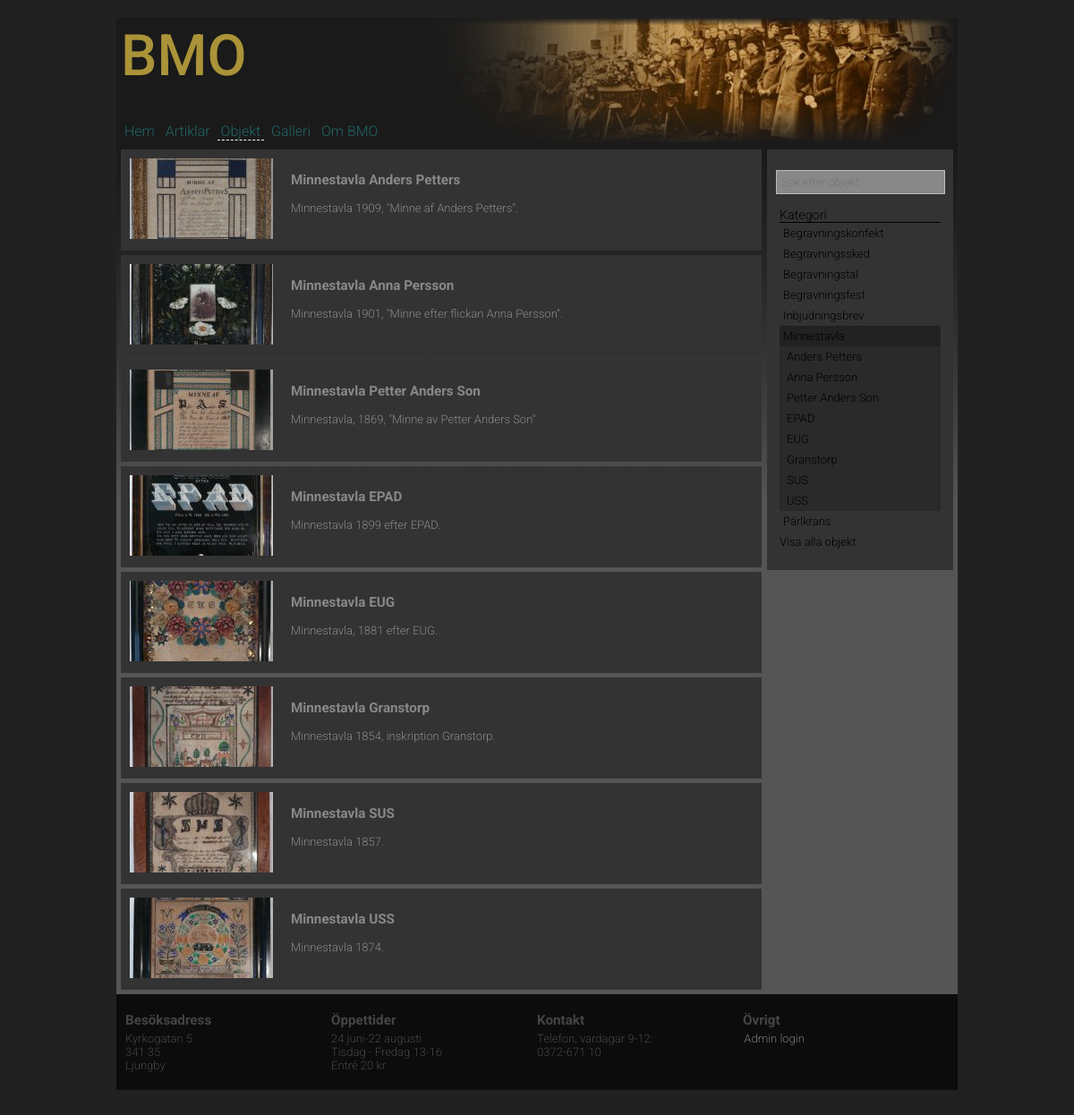
The page /objekt.php?category=Minnestavla on the database its author committed.
### tables this page shows
CREATE TABLE "Object" ("id" INTEGER PRIMARY KEY  NOT NULL ,"title" TEXT,"category" TEXT,"text" TEXT,"image" TEXT,"owner" TEXT);

### objekt.php (the view, shortened to what this page needs)
<?php
include("incl/config.php");
$asideLinkLenght=25;
include("incl/header.php");
if(isset($_GET["category"]))
{
	$category = strip_tags($_GET["category"]);
}
?>
<div id="content">
	<aside class="right">
		<nav class="sidebar">
		    <p>
		        <form>
		        	<input id="input" class="searchbox" type="text" placeholder="Sök efter objekt" name="search">
		        </form>
		    </p>
			<ul>
				<li class="header">Kategori</li>
				<?php
				$query = 'SELECT DISTINCT category FROM Object;';
				$res = getData($query);
				foreach($res as $item)
				{
					if ((isset($_GET["category"])) && ($item['category'] == $category)){
						echo '<li class="selectedItem">';
						$title=adjustStrLength($item['category'], $asideLinkLenght);
						echo '<a title="'.$item['category'].'" href="?category='.$item['category'].'">'.$title.'</a></li>';
						$query = 'SELECT * FROM Object WHERE category = "'.$item['category'].'";';
						$res2 = getData($query);
						foreach($res2 as $object)
						{
							if ((isset($_GET["p"])) && ($object['id'] == $p)){
								echo '<li class="selectedSubItem">';
							}else{
								echo '<li class="subItem">';
							}
							$title=removeSubstringFromString($object['category'], $object['title']);
							$title=adjustStrLength($title, $asideLinkLenght);
							echo '<a title="'.$object['title'].'" href="?category='.$object['category'].'&p='.$object['id'].'">'.$title.'</a></li>';
						}
					} else {
						echo '<li>';
						$title=adjustStrLength($item['category'], $asideLinkLenght);
						echo '<a title="'.$item['category'].'" href="?category='.$item['category'].'">'.$title.'</a></li>';
					}
				}?>
			</ul>
			<a href="?p=all">Visa alla objekt</a>
		</nav>
	</aside>
	<?php
		if(isset($p))
		{
			getObject($p);
		}
		elseif(isset($searchTerm))
		{
			generateSearchResult("Object", $searchTerm);
		}
		else
		{
			if(isset($category)){
				putObjects($category, "intro");
			}
		}
	?>
</div>
<?php include("incl/footer.php"); ?>

### src/functions.php (shortened to what this page needs)
<?php
function getData($query){
	$dbPath = dirname(__FILE__) . "/../incl/data/bmo.sqlite";
	$db = new PDO("sqlite:$dbPath");
	$db->setAttribute(PDO::ATTR_ERRMODE, PDO::ERRMODE_WARNING);
	$stmt = $db->prepare($query);
	$stmt->execute();
	$res = $stmt->fetchAll(PDO::FETCH_ASSOC);
	return $res;
}
function adjustStrLength($string, $len){
	return $string;
}
function removeSubstringFromString($subString, $fullString){
	if($subString!=$fullString){
		$modifiedString=str_replace($subString, "", $fullString);
		$modifiedString=ucfirst(trim(preg_replace("/[^a-öA-Ö0-9 ]/", "", $modifiedString)));
		return $modifiedString;
	} else {
		return $fullString;
	}
}
function putObjects($scope, $size){
	$res = getObjects($scope);
	if($size=="intro"){
		foreach($res as $object){
			echo '<article class="objectList left">';
			echo '<div class="object">';
			echo '<a href="?p='.$object['id'].'&category='.$object['category'].'"><img src="'.imageSize($object['image'], "cropped").'" alt="Bild av '.$object['title'].'"></a></div>';
			echo '<div><h3 class="objectlist">'.$object['title'].'</h3>';
			echo $object['text'];
			echo '</div></article>';
		}
	}
}
function getObjects($scope){
	if ($scope == "all"){
		$query = 'SELECT * FROM Object;';
	}else{
		$query = 'SELECT * FROM Object WHERE category="'.$scope.'";';
	}
	$res = getData($query);
	return $res;
}
function imageSize($picture, $size){
	$filename=basename($picture);
	switch ($size) {
		case 'cropped':
			$path="img/bmo/crop/";
			break;
	}
	return($path.$filename);
}

### style/stylesheet.css (style rules this page uses)
header,footer,nav,article,section,aside,figure,figcaption,output { display:block; }
a { color: #000000; text-decoration: none; font-family: 'Roboto', sans-serif; font-weight: 300; }
.right { float:right; }
.left { float:left; }

### style/debug.css (style rules this page uses)
body { background: beige; }
article { background: yellow; }
div#content { border: 1px dashed; }

### style/layout.css (style rules this page uses)
html { margin: 0; padding: 0; overflow-y:scroll; }
body { font-family: 'Roboto', sans-serif; font-weight: 300; margin: 0; padding: 0; background-color: #212121; }
div#content { overflow:auto; color: #888; font-size: small; width:100%; background-image: url("../img/bg_fade.jpg"); background-repeat: repeat-x; min-height: 400px; position: relative; }
article { overflow:auto; background-color: #333; margin: 5px; margin-bottom: 0px; padding: 10px; padding-bottom: 10px; }
article.left { width: 74%; margin-right: 0px; }
article a { color: #888 }
article.objectList div.object { width: 180px; float: left; }
article.objectList img { max-width: 160px; max-height: 120px; }
aside { overflow:auto; background-color: #333; margin: 5px; padding: 10px; padding-bottom: 20px; width: 20%; }

### style/navigation.css (style rules this page uses)
nav.sidebar { color: #000; text-decoration: none; }
nav.sidebar a { text-decoration:none; display: block; padding: 4px; }
nav.sidebar ul { list-style-type: none; padding: 2px 4px 0px 4px; margin: 0; }
nav.sidebar li { margin:0px; }
nav.sidebar li.selectedItem { background-color: #222; }
li.subItem { background-color: #2a2a2a; padding-left: 4px; }
li.header { border-bottom: 1px solid black; font-size: 110%; }

### style/forms.css (style rules this page uses)
input[type=text], input[type=password], input.text, input.title, input.searchbox, textarea { background-color:#fff; border:1px solid #bbb; }
input[type=text], input[type=password], input.text, input.title, input.searchbox, textarea, select { margin:0.5em 0; }
input.searchbox { width: 94%; padding:5px; background-color: #888; font-style: italic; margin: 0px; font-family: 'Roboto', sans-serif; font-weight: 300; font-size: small; color: black; }

### rows shown on the page
object: title "Anders Petters", image (picture), title "Minnestavla Anders Petters", text "Minnestavla 1909, \"Minne af Anders Petters\"."
object: title "Anna Persson", image (picture), title "Minnestavla Anna Persson", text "Minnestavla 1901, \"Minne efter flickan Anna Persson\"."
object: title "Petter Anders Son", image (picture), title "Minnestavla Petter Anders Son", text "Minnestavla, 1869, \"Minne av Petter Anders Son\""
object: title "EPAD", image (picture), title "Minnestavla EPAD", text "Minnestavla 1899 efter EPAD."
object: title "EUG", image (picture), title "Minnestavla EUG", text "Minnestavla, 1881 efter EUG."
object: title "Granstorp", image (picture), title "Minnestavla Granstorp", text "Minnestavla 1854, inskription Granstorp."
object: title "SUS", image (picture), title "Minnestavla SUS", text "Minnestavla 1857."
object: title "USS", image (picture), title "Minnestavla USS", text "Minnestavla 1874."

### other values the page prints
$title "Begravningskonfekt"
$title "Begravningssked"
$title "Begravningstal"
$title "Begravningsfest"
$title "Inbjudningsbrev"
$title "Minnestavla"
$title "Pärlkrans"
